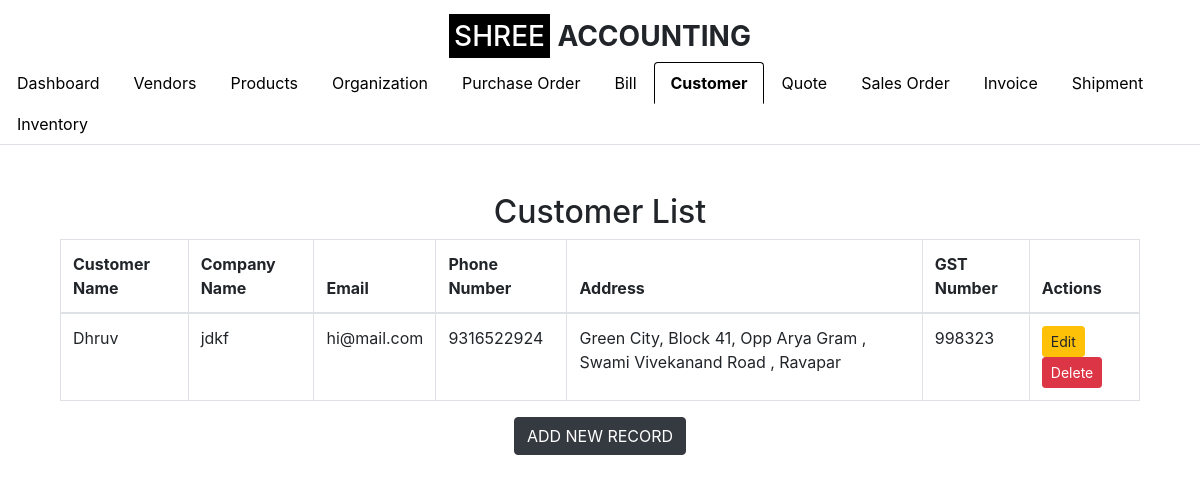
Before: /customer_list (signed in) with the older database file.
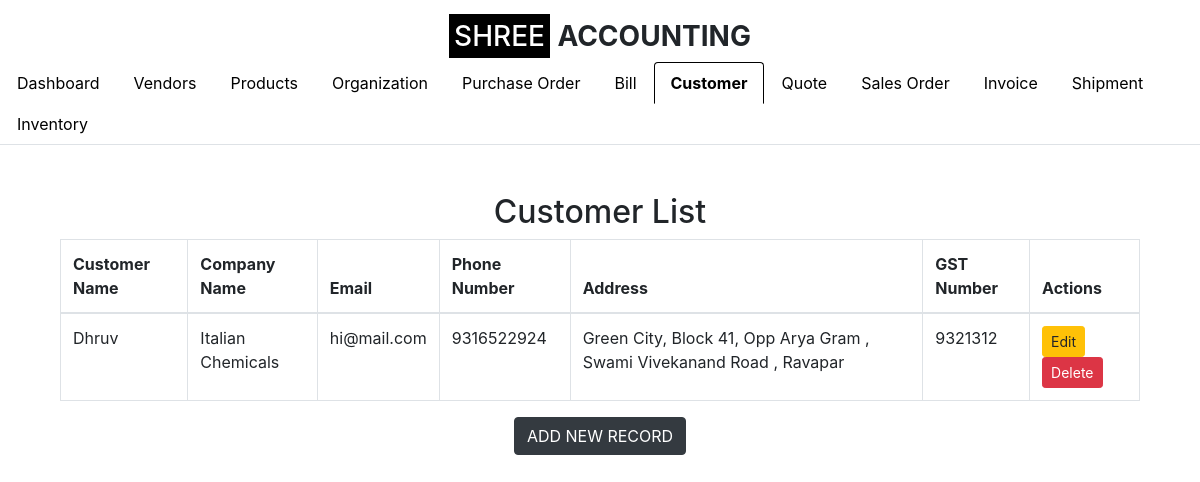
After: the same page with the newer database file.
### app.py (models this page shows, shortened)
class Customer(db.Model):
    id = db.Column(db.Integer, primary_key=True)
    customer_name = db.Column(db.String(100), nullable=False)
    company_name = db.Column(db.String(100), nullable=False)
    email_id = db.Column(db.String(100), nullable=False)
    phone_number = db.Column(db.String(15), nullable=False)
    address = db.Column(db.String(255), nullable=False)
    gst_number = db.Column(db.String(15), nullable=True)  # GST Number is optional
    organization_id = db.Column(db.Integer, db.ForeignKey('organization.id'), nullable=False)
    organization = db.relationship('Organization', backref=db.backref('customers', lazy=True))

### app.py (the view)
    def wrap(*args, **kwargs):
        if 'logged_in' in session:
            return f(*args, **kwargs)
        else:
            flash('Please log in first.', 'warning')
            return redirect(url_for('login'))

### app.py (called while the page is built)
def login_required(f):
    def wrap(*args, **kwargs):
        if 'logged_in' in session:
            return f(*args, **kwargs)
        else:
            flash('Please log in first.', 'warning')
            return redirect(url_for('login'))
    wrap.__name__ = f.__name__
    return wrap

@app.route('/customer_list')
@login_required
def customer_list():
    organization_id = session.get('organization_id')
    customers = Customer.query.filter_by(organization_id=organization_id).all()
    return render_template('customer_list.html', customers=customers, show_logo=True, active_tab='customer')

### templates/customer_list.html (shortened to what this page needs)
{% extends "base.html" %}
{% block content %}
<div class="container mt-5">
    <h2 class="text-center">Customer List</h2>
    <table class="table table-bordered">
        <thead>
            <tr>
                <th>Customer Name</th>
                <th>Company Name</th>
                <th>Email</th>
                <th>Phone Number</th>
                <th>Address</th>
                <th>GST Number</th>
                <th>Actions</th>
            </tr>
        </thead>
        <tbody>
            {% for customer in customers %}
            <tr>
                <td>{{ customer.customer_name }}</td>
                <td>{{ customer.company_name }}</td>
                <td>{{ customer.email_id }}</td>
                <td>{{ customer.phone_number }}</td>
                <td>{{ customer.address }}</td>
                <td>{{ customer.gst_number }}</td>
                <td>
                    <a href="{{ url_for('edit_customer', customer_id=customer.id) }}" class="btn btn-warning btn-sm">Edit</a>
                    <form action="{{ url_for('delete_customer', customer_id=customer.id) }}" method="POST" style="display:inline-block;">
                        <button type="submit" class="btn btn-danger btn-sm" onclick="return confirm('Are you sure you want to delete this customer?')">Delete</button>
                    </form>
                </td>
            </tr>
            {% endfor %}
        </tbody>
    </table>
    <div class="text-center">
        <a href="{{ url_for('customer_master') }}" class="btn btn-dark">ADD NEW RECORD</a>
    </div>
</div>
{% endblock %}

Changed rows visible on the page:
changed Customer "Dhruv": company_name "jdkf" → "Italian Chemicals"; gst_number "998323" → "9321312"
